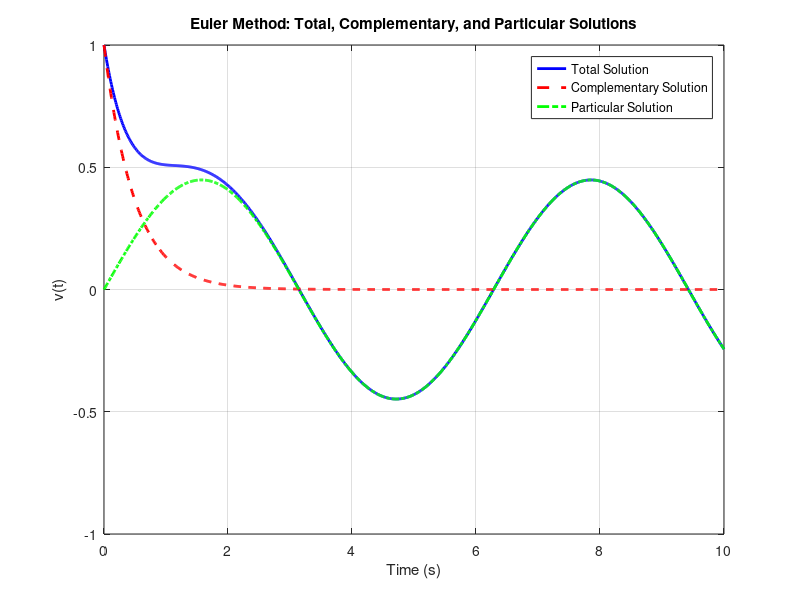
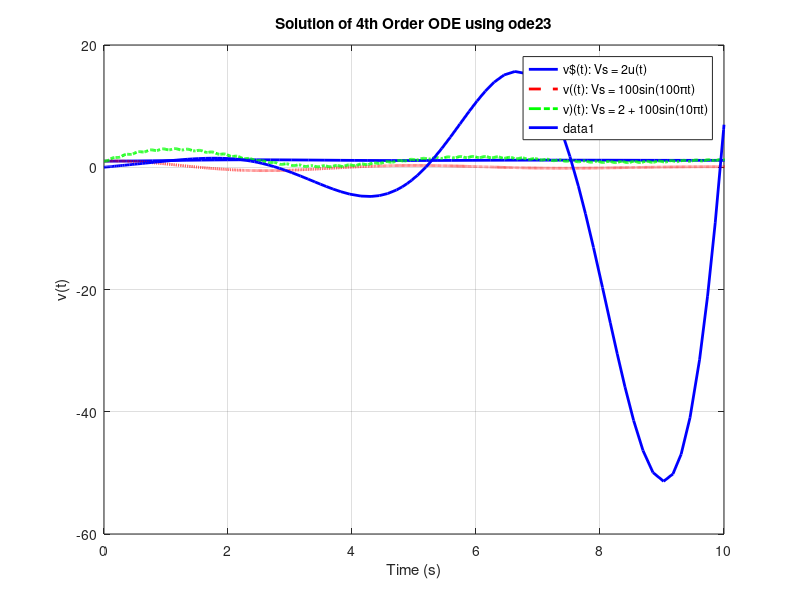

The MATLAB script that drew these images, in order:
%Given V'(t) + 2V(t) = sin(t + arctan (1/2))
%initial conditions V(0) = 1
%from 1 to 10 

% Euler's Method for v' + 2v = sin(t + arctan(1/2))
clear; clc;

%  Parameters 
h = 0.01;
t = 0:h:10;
n = length(t);
theta = atan(1/2);  % arctan(1/2)

v_total = zeros(1, n);
v_comp = zeros(1, n);
v_particular = zeros(1, n);

%  Initial conditions 
v_total(1) = 1;
v_comp(1) = 1;   % v(0) = 1 for complementary
v_particular(1) = 0;  % will compute after

Vs = @(t) sin(t + theta);

%  Euler's Method for total solution 
for i = 1:n-1
    v_total(i+1) = v_total(i) + h * ( -2*v_total(i) + Vs(t(i)) );
end

%  Euler's Method for complementary (homogeneous) solution 
for i = 1:n-1
    v_comp(i+1) = v_comp(i) + h * (-2*v_comp(i));
end

%  Particular = total - complementary 
v_particular = v_total - v_comp;

%  Plotting 
plot(t, v_total, 'b', 'LineWidth', 2); hold on;
plot(t, v_comp, 'r--', 'LineWidth', 2);
plot(t, v_particular, 'g-.', 'LineWidth', 2);
xlabel('Time (s)');
ylabel('v(t)');
title('Euler Method: Total, Complementary, and Particular Solutions');
legend('Total Solution', 'Complementary Solution', 'Particular Solution');
grid on;
%% % Solves V'' = -(1/2)V' - (7/4)V + Vs(t)
% Initial conditions: V(0) = 1, V'(0) = 0

clear; clc;


tspan = [0 20];
y0 = [1; 0];  % [V(0); V'(0)]

% Vs(t) = 2*u(t) 
Vs_a = @(t) 2 * (t >= 0);
odefun_a = @(t, y) [ y(2); -0.5*y(2) - 1.75*y(1) + Vs_a(t) ];
[t_a, Y_a] = ode23(odefun_a, tspan, y0);
v_dollar = Y_a(:,1);  % v$(t)

% Vs(t) = 100*sin(100*pi*t)*u(t)
Vs_b = @(t) 100 * sin(100*pi*t) .* (t >= 0);
odefun_b = @(t, y) [ y(2); -0.5*y(2) - 1.75*y(1) + Vs_b(t) ];
[t_b, Y_b] = ode23(odefun_b, tspan, y0);
v_paren = Y_b(:,1);  % v((t)

% Vs(t) = 2*u(t) + 100*sin(10*pi*t)*u(t)
Vs_c = @(t) 2 + 100 * sin(10*pi*t);
odefun_c = @(t, y) [ y(2); -0.5*y(2) - 1.75*y(1) + Vs_c(t) ];
[t_c, Y_c] = ode23(odefun_c, tspan, y0);
v_curly = Y_c(:,1);  % v)(t)

figure;
plot(t_a, v_dollar, 'b', 'LineWidth', 2); hold on;
plot(t_b, v_paren, 'r--', 'LineWidth', 2);
plot(t_c, v_curly, 'g-.', 'LineWidth', 2);
xlabel('Time (s)');
ylabel('V(t)');
title('Solutions to V''''(t) = -0.5V'' - 1.75V + Vs(t)');
legend('v$(t): Vs = 2u(t)', ...
       'v((t): Vs = 100sin(100\pit)', ...
       'v)(t): Vs = 2 + 100sin(10\pit)', ...
       'Location', 'Best');
grid on;

%% % Solves: v'''' + 3v'' + 4v = 2*sin(2*pi*t)
% Initial conditions: v(0)=0, v'(0)=1, v''(0)=0, v'''(0)=0

clear; clc;

% Time range
tspan = [0 10];

% Initial conditions: [v, v', v'', v''']
y0 = [0; 1; 0; 0];

% Define the system as a first-order ODE
odefun = @(t, y) [
    y(2);                                      % y1' = y2
    y(3);                                      % y2' = y3
    y(4);                                      % y3' = y4
    -3*y(3) - 4*y(1) + 2*sin(2*pi*t)           % y4' = RHS
];

% Solve using ode23
[t, Y] = ode23(odefun, tspan, y0);

% Extract v(t) from solution
v = Y(:, 1);

% Plotting the solution
plot(t, v, 'b', 'LineWidth', 2);
xlabel('Time (s)');
ylabel('v(t)');
xlim([0 10]);
title('Solution of 4th Order ODE using ode23');
grid on;
